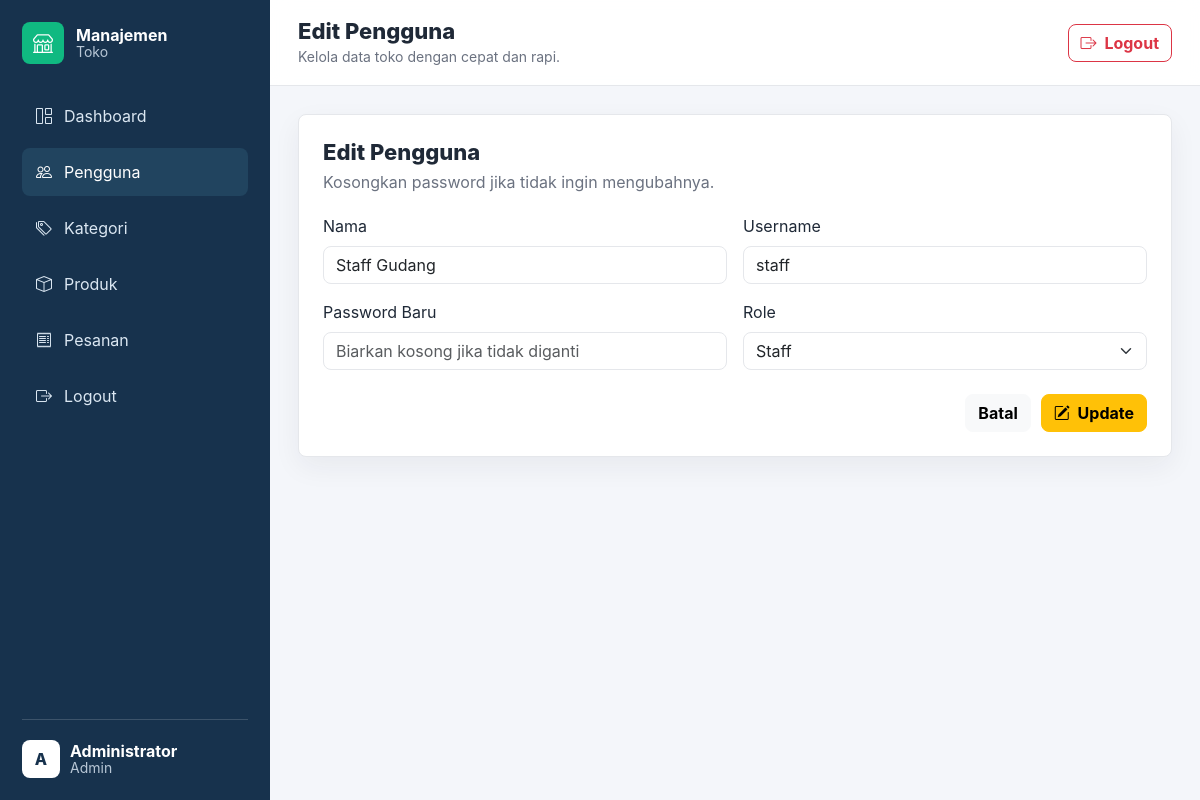
Page /pages/pengguna/edit.php?id=2 (signed in) on the committed database.
### tables this page shows
CREATE TABLE users (
    id INT AUTO_INCREMENT PRIMARY KEY,
    nama VARCHAR(100) NOT NULL,
    username VARCHAR(50) NOT NULL UNIQUE,
    password VARCHAR(255) NOT NULL,
    role ENUM('admin', 'staff') NOT NULL DEFAULT 'staff',
    created_at TIMESTAMP DEFAULT CURRENT_TIMESTAMP
);

### config/database.php (called while the page is built, shortened)
<?php
function e($value)
{
    return htmlspecialchars((string) $value, ENT_QUOTES, 'UTF-8');
}

### pages/pengguna/edit.php (the view, shortened to what this page needs)
<?php
require_once __DIR__ . '/../../templates/header.php';
$id = (int) ($_GET['id'] ?? 0);
$stmt = mysqli_prepare($conn, 'SELECT id, nama, username, role FROM users WHERE id = ?');
mysqli_stmt_bind_param($stmt, 'i', $id);
mysqli_stmt_execute($stmt);
$pengguna = mysqli_fetch_assoc(mysqli_stmt_get_result($stmt));
require_once __DIR__ . '/../../templates/sidebar.php';
?>
<section class="form-panel">
    <div class="panel-header">
        <div>
            <h3>Edit Pengguna</h3>
            <p>Kosongkan password jika tidak ingin mengubahnya.</p>
        </div>
    </div>
    <form method="post" class="row g-3">
        <div class="col-md-6">
            <label for="nama" class="form-label">Nama</label>
            <input type="text" name="nama" id="nama" class="form-control" value="<?= e($_POST['nama'] ?? $pengguna['nama']); ?>" required>
        </div>
        <div class="col-md-6">
            <label for="username" class="form-label">Username</label>
            <input type="text" name="username" id="username" class="form-control" value="<?= e($_POST['username'] ?? $pengguna['username']); ?>" required>
        </div>
        <div class="col-md-6">
            <label for="password" class="form-label">Password Baru</label>
            <input type="password" name="password" id="password" class="form-control" placeholder="Biarkan kosong jika tidak diganti">
        </div>
        <div class="col-md-6">
            <label for="role" class="form-label">Role</label>
            <?php $selectedRole = $_POST['role'] ?? $pengguna['role']; ?>
            <select name="role" id="role" class="form-select" required>
                <option value="staff" <?= $selectedRole === 'staff' ? 'selected' : ''; ?>>Staff</option>
            </select>
        </div>
        <div class="col-12 form-actions">
            <a href="<?= BASE_URL; ?>pages/pengguna/index.php" class="btn btn-light">Batal</a>
            <button type="submit" class="btn btn-warning">
                <i class="bi bi-pencil-square me-1"></i> Update
            </button>
        </div>
    </form>
</section>
<?php require_once __DIR__ . '/../../templates/footer.php'; ?>

### assets/css/style.css (style rules this page uses)
:root { --bg: #f4f6fa; --surface: #ffffff; --ink: #1f2937; --muted: #6b7280; --line: #e5e7eb; --primary: #2563eb; --sidebar: #17324d; --sidebar-soft: #21445f; --accent: #10b981; }
* { box-sizing: border-box; }
body { min-height: 100vh; color: var(--ink); background: var(--bg); font-family: "Inter", "Segoe UI", Arial, sans-serif; }
a { text-decoration: none; }
.welcome-section, .data-panel, .form-panel, .stat-card { background: var(--surface); border: 1px solid var(--line); border-radius: 8px; box-shadow: 0 10px 28px rgba(31, 41, 55, 0.06); }
.data-panel, .form-panel { padding: 24px; }
.panel-header { display: flex; align-items: center; justify-content: space-between; gap: 16px; margin-bottom: 20px; }
.panel-header h3 { margin: 0; font-size: 22px; font-weight: 800; }
.panel-header p { margin: 4px 0 0; color: var(--muted); }
.btn { border-radius: 8px; font-weight: 700; }
.form-control, .form-select { border-color: var(--line); border-radius: 8px; }
.form-actions { display: flex; justify-content: flex-end; gap: 10px; padding-top: 8px; }

### rows in the picture
users: nama "Staff Gudang", username "staff", role "Staff"

### other values in the picture
substr($currentUser['nama'], 0, 1) "A"
$currentUser['nama'] "Administrator"
$currentUser['role'] "Admin"
$pageTitle "Edit Pengguna"
